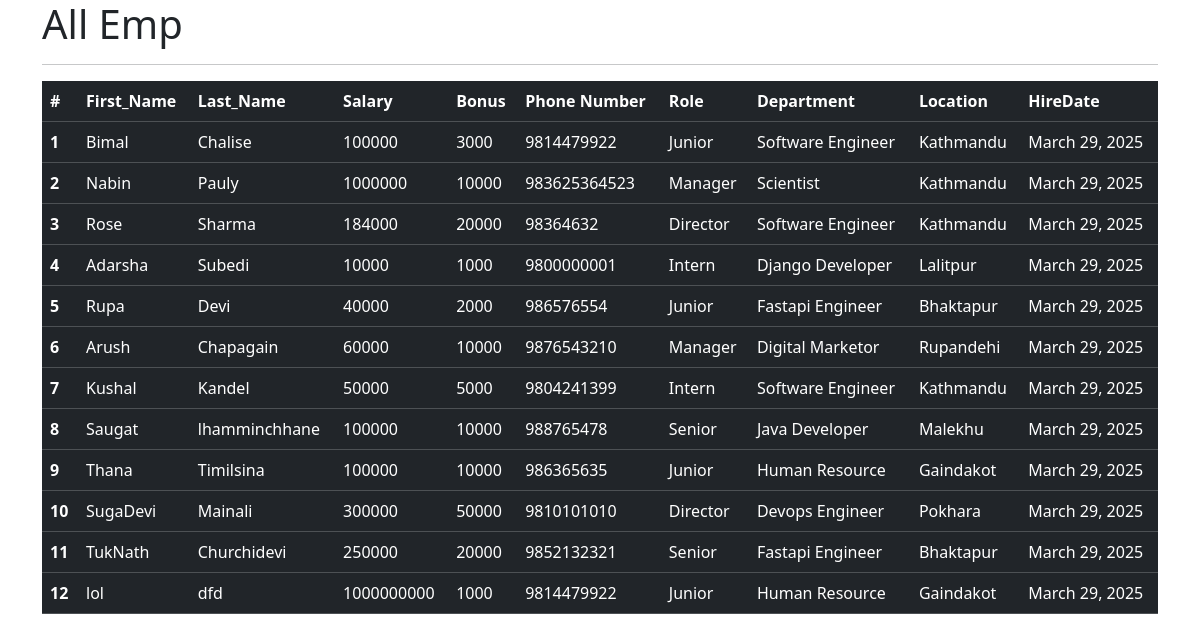
The page /view_all_emp on the database as committed earlier.
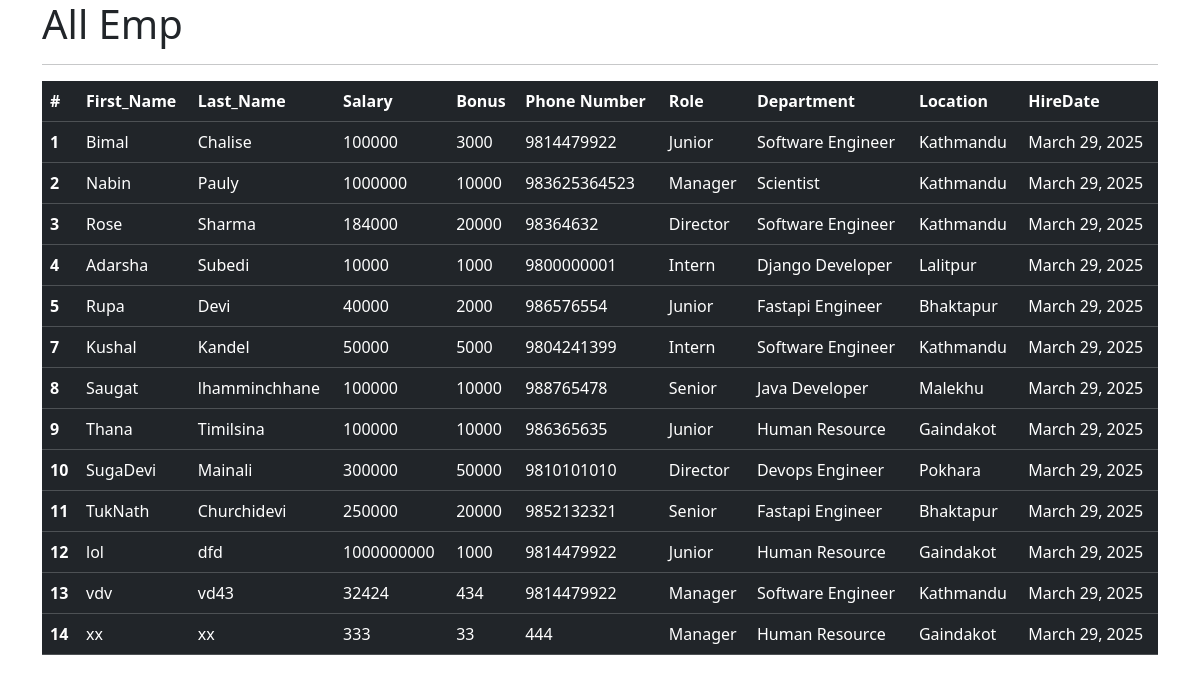
The same page on the database as committed later.
### emp_app/models.py (models this page shows, shortened)
class Employee(models.Model):
    first_name = models.CharField(max_length=100, null=False)
    last_name = models.CharField(max_length=100)
    dept = models.ForeignKey(Department, on_delete=models.CASCADE)
    salary = models.IntegerField(default=0)
    bonus = models.IntegerField(default=0)
    role = models.ForeignKey(Role, on_delete=models.CASCADE)
    phone = models.IntegerField(default=0)
    hire_date = models.DateField()
    def __str__(self):
        return f"{self.first_name} {self.last_name} {self.phone}"

class Role(models.Model):
    name = models.CharField(max_length=100, null=False)

class Department(models.Model):
    name = models.CharField(max_length=100, null=False)
    location = models.CharField(max_length=100)

### emp_app/views.py (the view)
# urls.py: path('view_all_emp', views.view_all_emp, name="view_all_emp"),#the string youwrite in the name canbe used in href as {% url 'view_all_emp' %}
def view_all_emp(request):
    emp = Employee.objects.all()
    context = {
        'emps':emp
    }
    print(context)
    return render(request,"view_all_emp.html",context)

### emp_app/templates/view_all_emp.html (shortened to what this page needs)
<!doctype html>
<html lang="en">
  <head>
    <link href="https://cdn.jsdelivr.net/npm/bootstrap@5.3.3/dist/css/bootstrap.min.css" rel="stylesheet">
  </head>
  <body>
    <div class="container">
        <h1>All Emp</h1><hr>
        <table class="table table-dark table-stripped">
          <thead>
            <tr>
              <th scope="col">#</th>
              <th scope="col">First_Name</th>
              <th scope="col">Last_Name</th>
              <th scope="col">Salary</th>
              <th scope="col">Bonus</th>
              <th scope="col">Phone Number</th>
              <th scope="col">Role</th>
              <th scope="col">Department</th>
              <th scope="col">Location</th>
              <th scope="col">HireDate</th>
            </tr>
          </thead>
          {% for emp in emps %}
          <tbody>
            <tr>
              <th scope="row">{{emp.id}}</th>
              <td>{{emp.first_name}}</td>
              <td>{{emp.last_name}}</td>
              <td>{{emp.salary}}</td>
              <td>{{emp.bonus}}</td>
              <td>{{emp.phone}}</td>
              <td>{{emp.role.name}}</td>
              <td>{{emp.dept.name}}</td>
              <td>{{emp.dept.location}}</td>
              <td>{{emp.hire_date}}</td>
            </tr>
          </tbody>
          {% endfor %}
        </table>
    </div>
  </body>
</html>

Rows that differ between the two databases and show on the page:
removed Employee: id "6", first_name "Arush", last_name "Chapagain", salary "60000", bonus "10000", phone "9876543210", role.name "Manager", dept.name "Digital Marketor", dept.location "Rupandehi", hire_date "March 29, 2025"
added Employee: id "13", first_name "vdv", last_name "vd43", salary "32424", bonus "434", phone "9814479922", role.name "Manager", dept.name "Software Engineer", dept.location "Kathmandu", hire_date "March 29, 2025"
added Employee: id "14", first_name "xx", last_name "xx", salary "333", bonus "33", phone "444", role.name "Manager", dept.name "Human Resource", dept.location "Gaindakot", hire_date "March 29, 2025"
